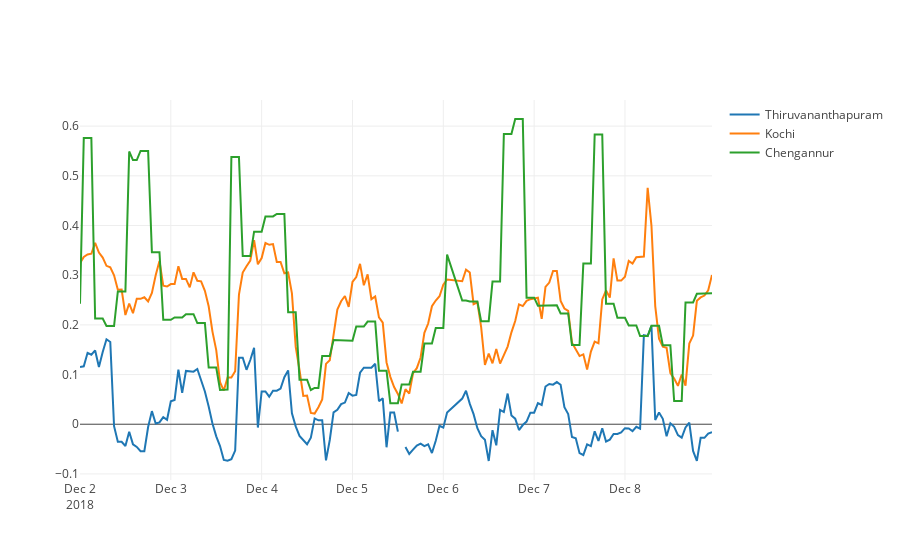

The notebook cell saved with this chart:
### Code cell
# Get report data
forecast_data_pivot_report = pandas.read_csv(tmp_store + "forecast_rainfall_volume_pivot.csv",sep=",")

# Init plot
ofl.init_notebook_mode(connected=True)

# Set plot data
data = [dict(
        type = 'scatter',
        name = 'Thiruvananthapuram',
        x = list(forecast_data_pivot_report['time']),
        y = list(forecast_data_pivot_report['1254163']),
        mode = 'lines'
    ),
    dict(
        type = 'scatter',
        name = 'Kochi',
        x = list(forecast_data_pivot_report['time']),
        y = list(forecast_data_pivot_report['1273874']),
        mode = 'lines'
    ),
       dict(
        type = 'scatter',
        name = 'Chengannur',
        x = list(forecast_data_pivot_report['time']),
        y = list(forecast_data_pivot_report['1274428']),
        mode = 'lines'
    )]

# Draw plot
ofl.iplot({'data': data}, validate=False)

### Figure 1 — Plotly figure (JSON) as saved in the notebook; plotly's stock layout.template omitted (floating-point values rounded to 4 significant figures; data arrays with more than 128 entries replaced by an {"elided": "..."} marker saying what was removed)
{"data": [{"mode": "lines", "name": "Thiruvananthapuram", "type": "scatter", "x": {"elided": "165 str values"}, "y": {"elided": "165 float values"}}, {"mode": "lines", "name": "Kochi", "type": "scatter", "x": {"elided": "165 str values"}, "y": {"elided": "165 float values"}}, {"mode": "lines", "name": "Chengannur", "type": "scatter", "x": {"elided": "165 str values"}, "y": {"elided": "165 float values"}}], "layout": {}}
